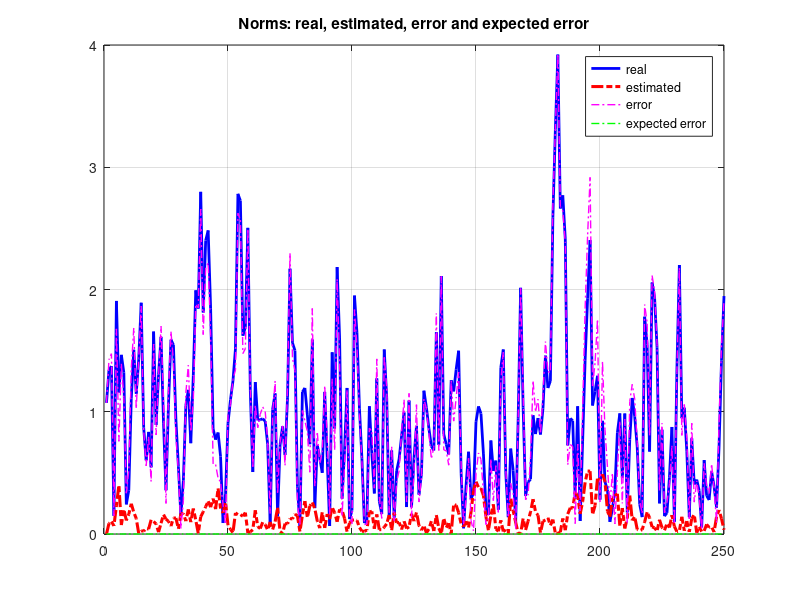
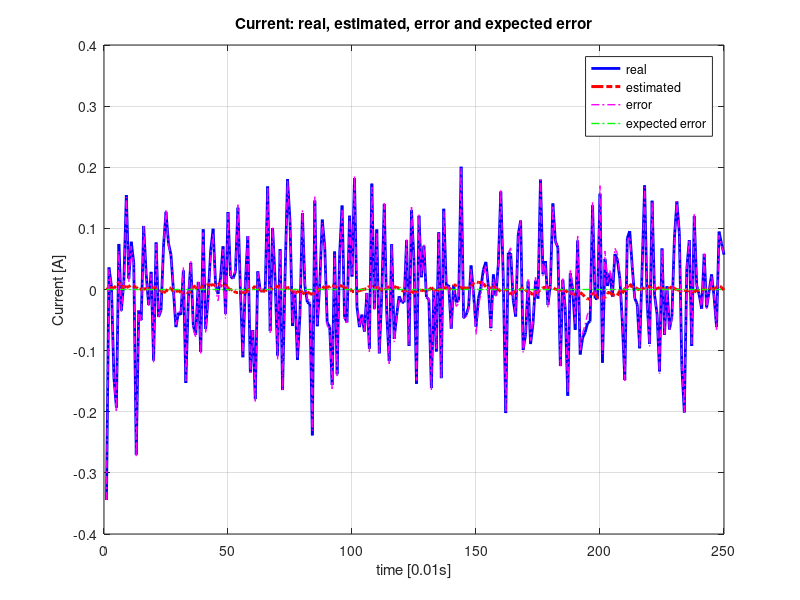
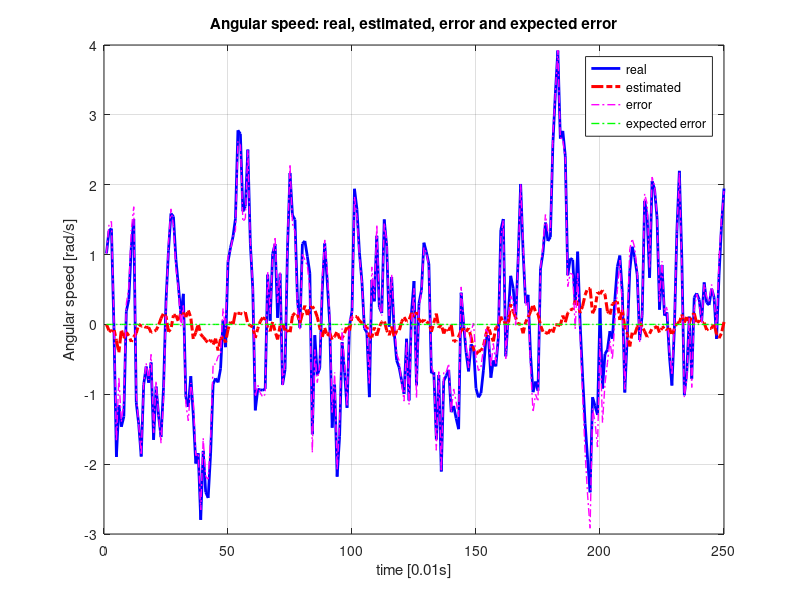

These charts were generated, in order, by the following MATLAB code: (Note: this script raises an error after producing the figures.)
% RIBEIRO, J. R. June, 12, 2020. jrodrib@usp.br
%
% Filtering of linear dynamic systems with exogenous input
%
% x(k+1) = A * x(k) + G * w(k) + m(k)          % state
%   y(k) = C * x(k) + H * v(k)                 % output
% q(k+1) = A * q(k) + L(k) * [y(k) - C * q(k)] % estimator
%
% w and v are independent noise processes with zero mean, 
% and covariance W and V.
%

%%%% #1
%%%% CREATING PARAMETERS
%%%% 
close all,clear,clc;
% dimentions
k_max = 250;
dim_x = 2;
dim_w = 1;
dim_y = 1;
dim_v = 1;

% matrices
A = [-5.0027e-4, -2.2887e-2;
      1.6495e-2,  7.6453e-1];
G = 0.1*[0.7906;
     7.6009];
C = [0,1];
H = 10.00;

v_eq = 0;

exogenous_input = -G*v_eq;

% exogenous inputs
m = 1*repmat(exogenous_input,1,k_max);

% mean of x(0)
bar_x_0 = 0*[2.8057;
           244.12];

% for uncomment, do %%{ and for comment, do %{
%{
A = randn(dim_x, dim_x);
A = 1.001*A/max(abs(eig(A)));
G = randn(dim_x, dim_w);
C = randn(dim_y, dim_x)*113;
while 1
H = randn(dim_y, dim_v);
  if min(eig(H*H'))>0
    break
  end
end
%}

%%%% #2
%%%% ALLOCATING MEMORY AND INITIALIZING PARAMETERS
%%%%

% allocating memory and giving an initial value for x(k)
x_real = zeros(dim_x, k_max);
x_real(:,1) = bar_x_0 + randn(dim_x, 1);

% allocating memory and giving an initial value for q(k)
x_estimated = zeros(dim_x, k_max);
x_estimated(:,1) = bar_x_0;

% allocating memory and defining an initial value for estimation errorr
x_error = zeros(dim_x, k_max);
x_error(:,1) = x_real(:,1) - x_estimated(:,1);

% allocating memory and defining an initial value for mean estimation errorr
x_error_mean = zeros(dim_x, k_max);
% x_error_mean(:,1) is naturally null

% output y(k)
y = zeros(dim_y, k_max);
y(:,1) = C*x_real(:, 1) + H*randn(dim_v, 1);


%%%%%%%%% calculating covariance of x(0), W, and V
Sigma = zeros(dim_x, dim_x, k_max);
tt = 1e4;
W = zeros(dim_w);
V = zeros(dim_v);
for i=1:tt
  r = randn(dim_x, 1);
  w = randn(dim_w, 1);
  v = randn(dim_v, 1);
  Sigma(:,:,1) = Sigma(:,:,1) + r*r';
  W = W + w*w';
  V = V + v*v';
end
Sigma(:,:,1) = Sigma(:,:,1)/tt;
W = W/tt;
V = V/tt;
clear v w r tt;
% Sigma(0) = covariance of x(0)

% trace of Sigma
trace_Sigma = zeros(1,k_max);
trace_Sigma(1) = trace(Sigma(:,:,1));

% L(0)
L = zeros(dim_x, dim_y, k_max);
L(:,:,1) = [[C*Sigma(:,:,1)*C'+H*V*H']\[m(:,1)*x_error_mean(:,1)'*C'-...
        A*Sigma(:,:,1)*C']']';


% norms
norm_x_real = zeros(1, k_max);
norm_x_real = norm(x_real(:,1));

norm_x_estimated = zeros(1, k_max);
norm_x_estimated = norm(x_estimated(:,1));

norm_x_error = zeros(1, k_max);
norm_x_error = norm(x_error(:,1));

norm_x_error_mean = zeros(1, k_max);
norm_x_error_mean = norm(x_error_mean(:,1));

%%%% #3
%%%% BUILDING THE SYSTEM DYNAMIC
%%%%

for k = 2:k_max
  % x(k)
  x_real(:, k) = A*x_real(:, k-1) + G*randn(dim_w, 1) + m(:,k-1);
  
  %y(k)
  y(:, k) = C*x_real(:, k) + H*randn(dim_v, 1);  
  
  %q(k)
  x_estimated(:, k) = A*x_estimated(:, k-1) + ...
              L(:,:,k-1)*(y(:, k-1) - C*x_estimated(:, k-1));
  %errorr(k)
  x_error(:,k) = x_real(:, k) - x_estimated(:, k);
  
  %mean_errorr(k)
  x_error_mean(:,k) = (A-L(:,:,k-1)*C) * x_error_mean(:,k-1) + m(:,k-1);
  
  %second_moment_errorr(k)
  Sigma(:,:,k) = (A-L(:,:,k-1)*C)*Sigma(:,:,k-1)*(A - L(:,:,k-1)*C)' +...
        L(:,:,k-1)*H*V*H'*L(:,:,k-1)' + G*W*G' + m(:,k-1)*m(:,k-1)' +...
        (A-L(:,:,k-1)*C)*x_error_mean(:,k-1)*m(:,k-1)' +...
        m(:,k-1)*x_error_mean(:,k-1)'*(A-L(:,:,k-1)*C)';
  
  %L(k)
  L(:,:,k) = [[C*Sigma(:,:,k)*C'+H*H']'\[m(:,k)*x_error_mean(:,k)'*C'+...
        A*Sigma(:,:,k)*C']']';
  
  % norms
  trace_Sigma(k) = trace(Sigma(:,:,k));
  
  norm_x_real(k) = norm(x_real(:,k));
  
  norm_x_estimated(k) = norm(x_estimated(:,k));
  
  norm_x_error(k) = norm(x_error(:,k));
  
  norm_x_error_mean(k) = norm(x_error_mean(:,k));
  
end
%figure;
%plot(trace_Sigma,'b-*')
%title('estimation quadratic error')

figure;
plot(norm_x_real,'b-','LineWidth',2); hold on;
plot(norm_x_estimated,'r-.','LineWidth',2.2);
plot(norm_x_error,'m-.','LineWidth',1);
plot(norm_x_error_mean,'g-.','LineWidth',1);
grid on; hold off;
title('Norms: real, estimated, error and expected error')
legend('real','estimated','error','expected error');
saveas(1,'norm_of_state.pdf');


figure;
plot(x_real(1,:),'b-','LineWidth',2); hold on;
plot(x_estimated(1,:),'r-.','LineWidth',2.2);
plot(x_error(1,:),'m-.','LineWidth',1);
plot(x_error_mean(1,:),'g-.','LineWidth',1);
grid on; hold off;
xlabel('time [0.01s]');
ylabel('Current [A]');
title('Current: real, estimated, error and expected error')
legend('real','estimated','error','expected error');
saveas(2,'current.pdf');


figure;
plot(x_real(2,:),'b-','LineWidth',2); hold on;
plot(x_estimated(2,:),'r-.','LineWidth',2.2);
plot(x_error(2,:),'m-.','LineWidth',1);
plot(x_error_mean(2,:),'g-.','LineWidth',1);
xlabel('time [0.01s]');
ylabel('Angular speed [rad/s]');
grid on; hold off;
title('Angular speed: real, estimated, error and expected error')
legend('real','estimated','error','expected error');
saveas(3,'angular_speed.pdf');



% table to display statistics (mean and std of error and expected error)
% throughout time

mytable = table({'mean of error'; 'std of error'; 'mean of expected error';
    'std of expected error'}, [mean(x_error(1,:)); std(x_error(1,:));
    mean(x_error_mean(1,:)); std(x_error_mean(1,:))], [mean(x_error(2,:)); 
    std(x_error(2,:)); mean(x_error_mean(2,:));
    std(x_error_mean(2,:))], [mean(norm_x_error); std(norm_x_error);
    mean(norm_x_error_mean); std(norm_x_error_mean)], 'VariableNames',{'MEASUREMENT';
    'CURRENT';'ANGULAR_SPEED';'VECTOR_NORM'});


disp(mytable)